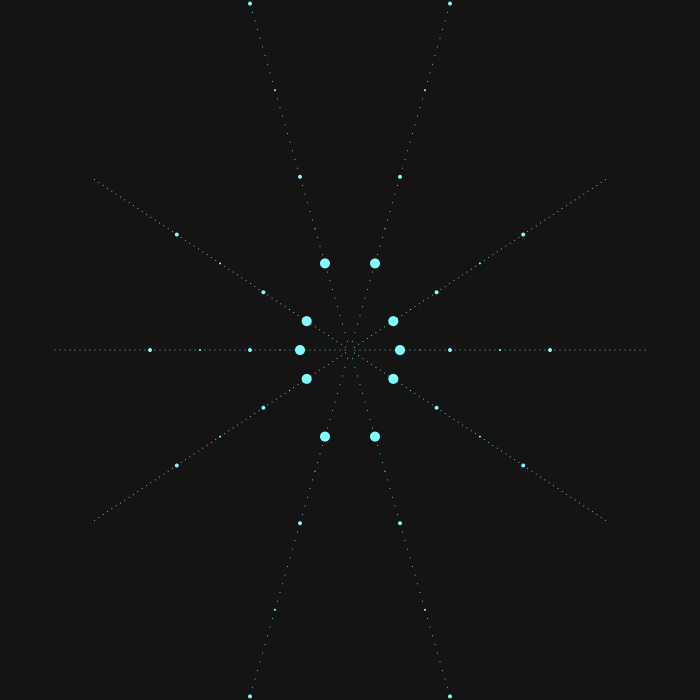
Frame 1 (no input)
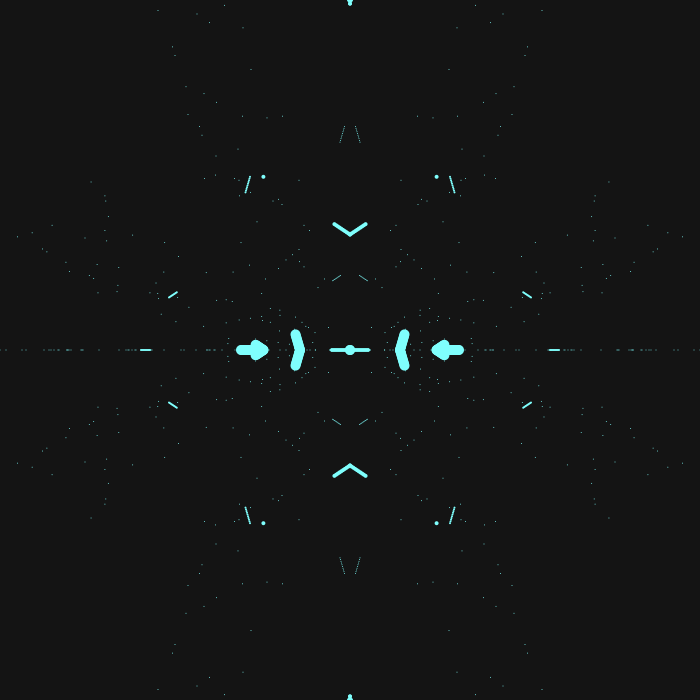
Frame 60 (the mouse pressed at the canvas centre just before this capture)
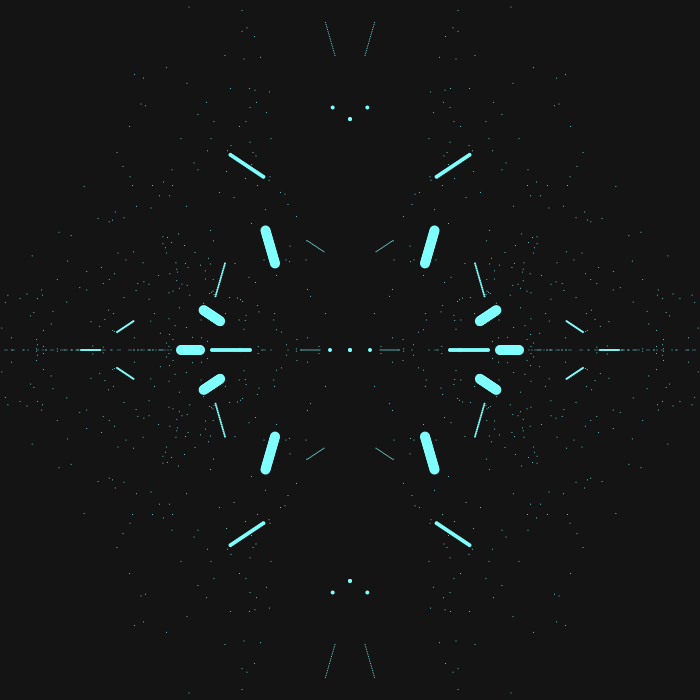
Frame 120 (the mouse held since frame 60 and released just before this capture)

The Processing sketch that drew these frames (run headless with seeded random() and noise(); from frame 60 on, the mouse is pressed at the canvas centre):

// Processing sketch: Logo_Thing_5_13_15
// ── Logo_Thing_5_13_15.pde
// MAX INGERSOLL
void setup()
{
  size(700, 700);
  background(20);
}

int counter = 0;
boolean countUp = true;
void draw()
{
  if (counter % 50 == 0)
  background(20);
  if (counter == 150)
    countUp = false;
    
  if (counter == 0)
    countUp = true;

  polarArray(50, 10, width/2, height/2, counter);
  polarArray(100, 4, width/2, height/2, 2*-counter);
  polarArray(150, 2, width/2, height/2, counter);
  polarArray(70, 1, width/2, height/2, -counter);
//  for ( int i = 5 ; i < 100 ; i++ )  {
//    polarArray(i*4 + 60, i, width/2, height/2, 2*(int)random(counter));
//  }
  if ( counter%10 == 0)
    polarArray(200, 4, width/2, height/2, 2*-counter);
  if ( counter%10 == 0)  {
    for ( int i = 5 ; i < 300 ; i+=5 )  {
    polarArray(i, 1, width/2, height/2, 2*(int)random(counter));
    }
  }
  if (countUp == true)
  counter ++;
  else
  counter --;
}

void mousePressed()
{
 
  
}
public void polarArray(int R, int r, int x, int y, int counter)
{
  
  
  
  int colorVal = (int)map(x, 0, width, 0, 255);
  int satVal = (int)map(y, 0, height, 0, 255);
  colorMode(HSB);
  float theta;
  float prevX = 0;
  float prevY = 0;
  float curX = 0;
  float curY = 0;
    for (int i = 0; i < 12; i++)
  {
    if (i > 0)
    {
    prevX = curX;
    prevY = curY;
    }
    theta = (2 * PI)/(12) * i;
    noStroke();
    fill(colorVal,satVal,255);
    curX = (R + counter) * cos(theta) + x;
    curY = (R - counter) * tan(theta) + y;
    ellipse(curX, curY, r, r);
   
//    if (i > 0)
//    line(prevX, prevY, curX, curY);
   }

}
